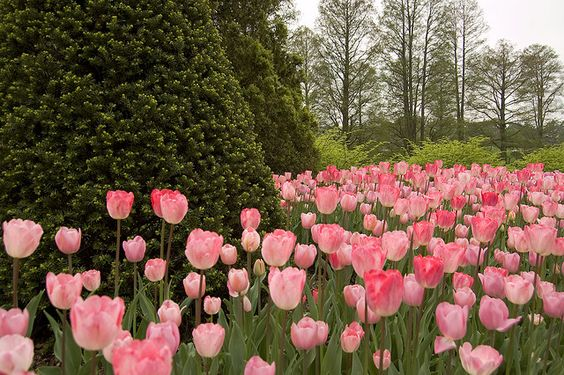
#> input picture coba.jpg, 564 x 375 px
$ python 'coba mengubah warna gambar.py'
#> lines starting #> are read from the running program, lines starting #| are printed output that depends on the picture

import cv2
import matplotlib.pyplot as plt

# Baca gambar menggunakan OpenCV
image = cv2.imread("coba.jpg")
#> image is the input picture: shape (375, 564, 3); mean B, G, R 73.1, 93, 115.8

# Ubah gambar menjadi abu-abu menggunakan OpenCV
gray_image = cv2.cvtColor(image, cv2.COLOR_BGR2GRAY)
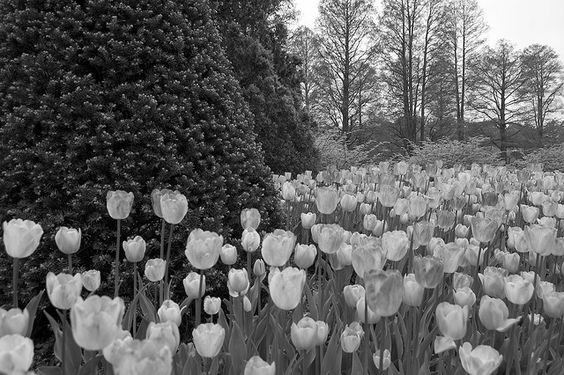
#> gray_image: shape (375, 564); min 0, max 255, mean 97.5

# Tampilkan gambar abu-abu menggunakan Matplotlib
plt.imshow(gray_image, cmap='gray')
plt.axis('off')
plt.show()
